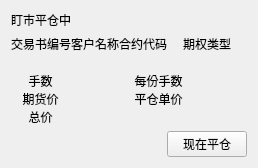
          <widget class="QWidget" name="page">
           <property name="styleSheet">
            <string notr="true"/>
           </property>
           <layout class="QGridLayout" name="gridLayout_8">
            <item row="0" column="0">
             <widget class="QLabel" name="label_85">
              <property name="sizePolicy">
               <sizepolicy hsizetype="Preferred" vsizetype="Fixed">
                <horstretch>0</horstretch>
                <verstretch>0</verstretch>
               </sizepolicy>
              </property>
              <property name="styleSheet">
               <string notr="true">QLabel {
	border:0px solid #242424;
}</string>
              </property>
              <property name="text">
               <string>盯市平仓中</string>
              </property>
             </widget>
            </item>
            <item row="1" column="0">
             <layout class="QGridLayout" name="gridLayout_9">
              <property name="sizeConstraint">
               <enum>QLayout::SetDefaultConstraint</enum>
              </property>
              <property name="horizontalSpacing">
               <number>0</number>
              </property>
              <property name="verticalSpacing">
               <number>5</number>
              </property>
              <item row="0" column="3">
               <layout class="QVBoxLayout" name="verticalLayout_32">
                <property name="spacing">
                 <number>0</number>
                </property>
                <item>
                 <widget class="QLabel" name="label_68">
                  <property name="font">
                   <font>
                    <weight>50</weight>
                    <bold>false</bold>
                   </font>
                  </property>
                  <property name="text">
                   <string>期权类型</string>
                  </property>
                  <property name="alignment">
                   <set>Qt::AlignCenter</set>
                  </property>
                  <property name="name" stdset="0">
                   <string>tableSheet</string>
                  </property>
                 </widget>
                </item>
                <item>
                 <widget class="QLabel" name="option_type_label_in_enquiry_page_4">
                  <property name="text">
                   <string/>
                  </property>
                  <property name="alignment">
                   <set>Qt::AlignCenter</set>
                  </property>
                  <property name="name" stdset="0">
                   <string>tableSheet</string>
                  </property>
                 </widget>
                </item>
               </layout>
              </item>
              <item row="0" column="2">
               <layout class="QVBoxLayout" name="verticalLayout_33">
                <property name="spacing">
                 <number>0</number>
                </property>
                <item>
                 <widget class="QLabel" name="label_62">
                  <property name="font">
                   <font>
                    <weight>50</weight>
                    <bold>false</bold>
                   </font>
                  </property>
                  <property name="text">
                   <string>合约代码</string>
                  </property>
                  <property name="alignment">
                   <set>Qt::AlignCenter</set>
                  </property>
                  <property name="name" stdset="0">
                   <string>tableSheet</string>
                  </property>
                 </widget>
                </item>
                <item>
                 <widget class="QLabel" name="contract_code_label_in_enquiry_page_4">
                  <property name="font">
                   <font>
                    <weight>50</weight>
                    <bold>false</bold>
                   </font>
                  </property>
                  <property name="text">
                   <string/>
                  </property>
                  <property name="alignment">
                   <set>Qt::AlignCenter</set>
                  </property>
                  <property name="name" stdset="0">
                   <string>tableSheet</string>
                  </property>
                 </widget>
                </item>
               </layout>
              </item>
              <item row="0" column="1">
               <layout class="QVBoxLayout" name="verticalLayout_35">
                <property name="spacing">
                 <number>0</number>
                </property>
                <item>
                 <widget class="QLabel" name="label_69">
                  <property name="font">
                   <font>
                    <weight>50</weight>
                    <bold>false</bold>
                   </font>
                  </property>
                  <property name="text">
                   <string>客户名称</string>
                  </property>
                  <property name="alignment">
                   <set>Qt::AlignCenter</set>
                  </property>
                  <property name="name" stdset="0">
                   <string>tableSheet</string>
                  </property>
                 </widget>
                </item>
                <item>
                 <widget class="QLabel" name="customer_name_label_in_enquiry_page_4">
                  <property name="font">
                   <font>
                    <weight>50</weight>
                    <bold>false</bold>
                   </font>
                  </property>
                  <property name="text">
                   <string/>
                  </property>
                  <property name="alignment">
                   <set>Qt::AlignCenter</set>
                  </property>
                  <property name="name" stdset="0">
                   <string>tableSheet</string>
                  </property>
                 </widget>
                </item>
               </layout>
              </item>
              <item row="3" column="3">
               <widget class="QPushButton" name="marked_to_market_pushButton_4">
                <property name="text">
                 <string>现在平仓</string>
                </property>
               </widget>
              </item>
              <item row="0" column="0">
               <layout class="QVBoxLayout" name="verticalLayout_27">
                <property name="spacing">
                 <number>0</number>
                </property>
                <item>
                 <widget class="QLabel" name="label_56">
                  <property name="font">
                   <font>
                    <weight>50</weight>
                    <bold>false</bold>
                   </font>
                  </property>
                  <property name="styleSheet">
                   <string notr="true"/>
                  </property>
                  <property name="text">
                   <string>交易书编号</string>
                  </property>
                  <property name="alignment">
                   <set>Qt::AlignCenter</set>
                  </property>
                  <property name="name" stdset="0">
                   <string>tableSheet</string>
                  </property>
                 </widget>
                </item>
                <item>
                 <widget class="QLabel" name="transaction_number_label_in_enquiry_page_4">
                  <property name="font">
                   <font>
                    <weight>50</weight>
                    <bold>false</bold>
                   </font>
                  </property>
                  <property name="text">
                   <string/>
                  </property>
                  <property name="alignment">
                   <set>Qt::AlignCenter</set>
                  </property>
                  <property name="name" stdset="0">
                   <string>tableSheet</string>
                  </property>
                 </widget>
                </item>
               </layout>
              </item>
              <item row="1" column="0" colspan="4">
               <layout class="QGridLayout" name="gridLayout_20">
                <item row="1" column="3">
                 <widget class="QLabel" name="unit_price_label_in_enquiry_page_5">
                  <property name="text">
                   <string/>
                  </property>
                  <property name="alignment">
                   <set>Qt::AlignCenter</set>
                  </property>
                  <property name="name" stdset="0">
                   <string>warn_color</string>
                  </property>
                 </widget>
                </item>
                <item row="0" column="0">
                 <widget class="QLabel" name="label_74">
                  <property name="font">
                   <font>
                    <weight>50</weight>
                    <bold>false</bold>
                   </font>
                  </property>
                  <property name="text">
                   <string>手数</string>
                  </property>
                  <property name="alignment">
                   <set>Qt::AlignCenter</set>
                  </property>
                 </widget>
                </item>
                <item row="1" column="2">
                 <widget class="QLabel" name="label_57">
                  <property name="font">
                   <font>
                    <weight>50</weight>
                    <bold>false</bold>
                   </font>
                  </property>
                  <property name="text">
                   <string>平仓单价</string>
                  </property>
                  <property name="alignment">
                   <set>Qt::AlignCenter</set>
                  </property>
                 </widget>
                </item>
                <item row="1" column="1">
                 <widget class="QLabel" name="forward_price_label_5">
                  <property name="text">
                   <string/>
                  </property>
                  <property name="alignment">
                   <set>Qt::AlignCenter</set>
                  </property>
                 </widget>
                </item>
                <item row="0" column="1">
                 <widget class="QLabel" name="lots_label_in_enquiry_page_5">
                  <property name="text">
                   <string/>
                  </property>
                  <property name="alignment">
                   <set>Qt::AlignCenter</set>
                  </property>
                 </widget>
                </item>
                <item row="1" column="0">
                 <widget class="QLabel" name="label_63">
                  <property name="font">
                   <font>
                    <weight>50</weight>
                    <bold>false</bold>
                   </font>
                  </property>
                  <property name="text">
                   <string>期货价</string>
                  </property>
                  <property name="alignment">
                   <set>Qt::AlignCenter</set>
                  </property>
                 </widget>
                </item>
                <item row="0" column="2">
                 <widget class="QLabel" name="label_70">
                  <property name="font">
                   <font>
                    <weight>50</weight>
                    <bold>false</bold>
                   </font>
                  </property>
                  <property name="text">
                   <string>每份手数</string>
                  </property>
                  <property name="alignment">
                   <set>Qt::AlignCenter</set>
                  </property>
                 </widget>
                </item>
                <item row="0" column="3">
                 <widget class="QLabel" name="number_per_hand_label_in_enquiry_page_5">
                  <property name="text">
                   <string/>
                  </property>
                  <property name="alignment">
                   <set>Qt::AlignCenter</set>
                  </property>
                 </widget>
                </item>
                <item row="2" column="0">
                 <widget class="QLabel" name="label_71">
                  <property name="font">
                   <font>
                    <weight>50</weight>
                    <bold>false</bold>
                   </font>
                  </property>
                  <property name="text">
                   <string>总价</string>
                  </property>
                  <property name="alignment">
                   <set>Qt::AlignCenter</set>
                  </property>
                 </widget>
                </item>
                <item row="2" column="1" colspan="2">
                 <widget class="QLabel" name="total_price_label_in_enquiry_page_5">
                  <property name="text">
                   <string/>
                  </property>
                  <property name="alignment">
                   <set>Qt::AlignCenter</set>
                  </property>
                  <property name="name" stdset="0">
                   <string>warn_color</string>
                  </property>
                 </widget>
                </item>
               </layout>
              </item>
             </layout>
            </item>
           </layout>
          </widget>
